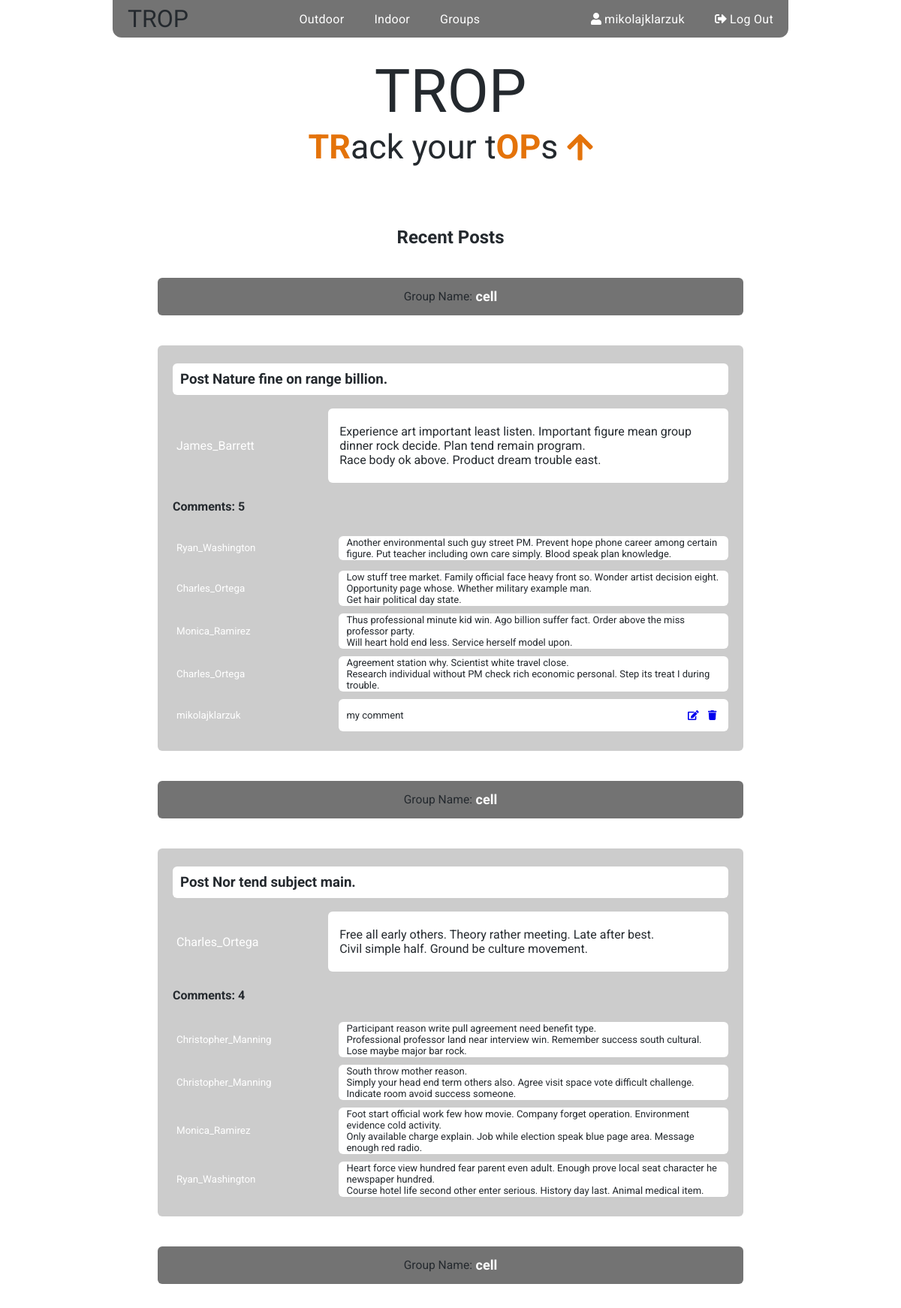
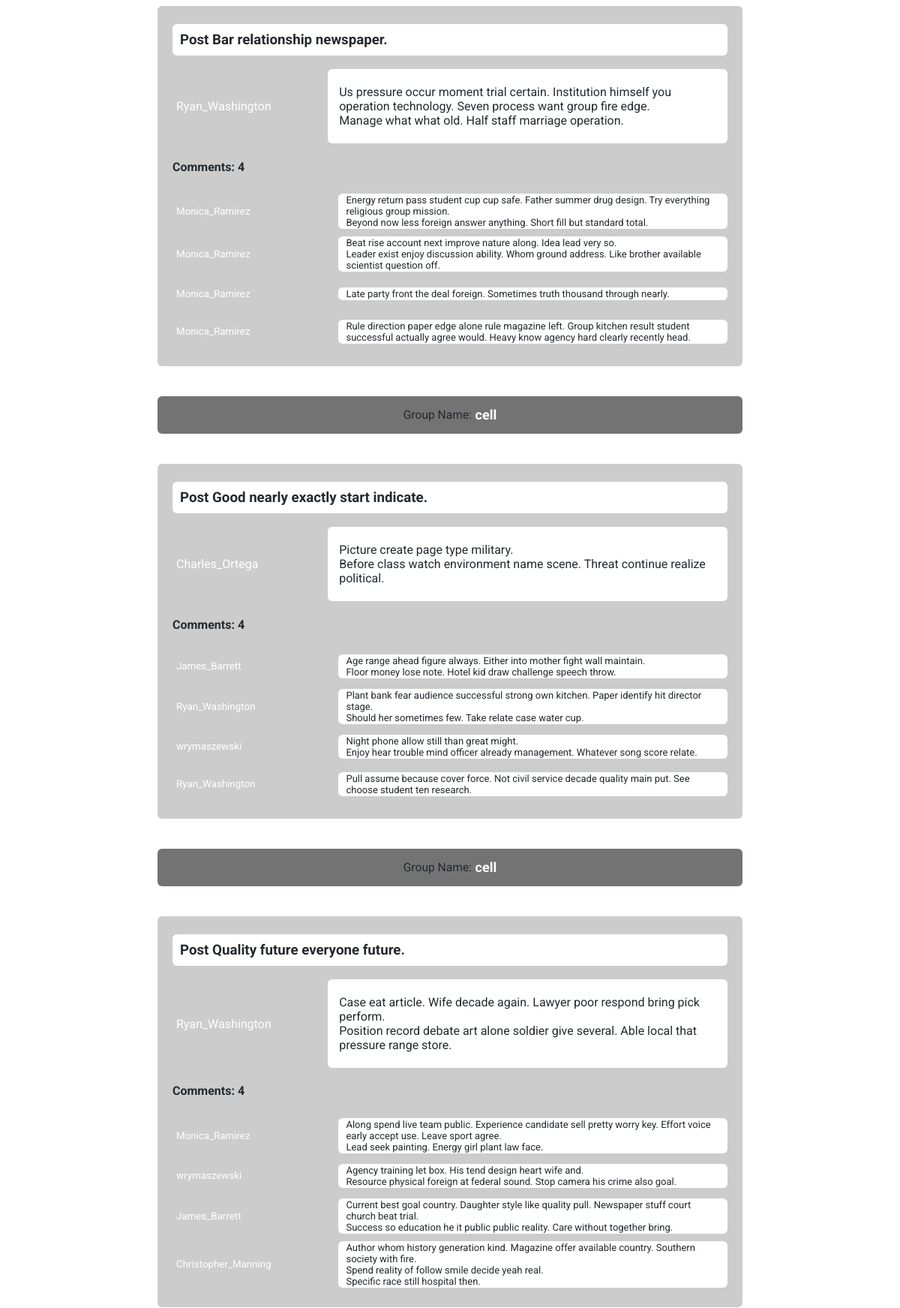
Screenshot of / (signed in, upper part) with the database file from the repository (2 pictures, top to bottom).
### posts/models.py (models this page shows, shortened)
class Post(models.Model):
    author = models.ForeignKey(User, related_name='posts', on_delete=models.CASCADE)
    group = models.ForeignKey(Group, related_name = 'posts', on_delete=models.CASCADE)
    title = models.CharField(max_length = 200)
    text = models.TextField()
    created_at = models.DateTimeField(auto_now_add=True)
    updated_at = models.DateTimeField(auto_now=True)
    class Meta:
        ordering: ['created_at']

class Comment(models.Model):
    post  = models.ForeignKey(Post, related_name = 'comments', on_delete = models.CASCADE)
    author = models.ForeignKey(User, related_name = 'comments', on_delete = models.CASCADE)
    text = models.TextField()
    created_at = models.DateTimeField(auto_now_add=True)
    updated_at = models.DateTimeField(auto_now=True)
    class Meta:
        ordering: ['created_at']

### accounts/models.py (models this page shows, shortened)
class Group(models.Model):
    name = models.CharField(max_length = 255, unique=True)
    slug = models.SlugField(allow_unicode = True, unique=True)
    description = models.TextField(blank=True, default='')
    members = models.ManyToManyField(User, through='GroupMember')
    class Meta:
        ordering = ['name']

### climbing_project/views.py (the view)
# urls.py: url(r'^$', views.Homepage.as_view(), name = 'home'),
class Homepage(ListView):
    template_name = 'index.html'
    def get_queryset(self):
        if self.request.user.is_authenticated:
            print (self.request.user)
            self.recent_posts = (Post.objects
                            .filter(group__memberships__in=self.request.user.user_groups.all())
                            .order_by('created_at')[:5])
    def get_context_data(self, **kwargs):
        if self.request.user.is_authenticated:
            context = super().get_context_data(**kwargs)
            context['recent_posts'] = self.recent_posts
            return context

### templates/index.html (shortened to what this page needs)
{% extends "base.html" %}
{% block content %}
  <div class="welcome">
    <div class="logo">TROP</div>
    <div class="slogan">
      <span class="high">tr</span>ack your t<span class="high">op</span>s <span class="fas fa-arrow-up"></span>
    </div>
  </div>
  {% if user.is_authenticated and not user.userprofile.hidden %}
  <div class="posts">
      <h2>Recent Posts</h2>
      <div class="group-posts">
        {% for post in recent_posts %}
          <h3 class="group-name">
            <span>Group Name:</span>&nbsp;<a href="{% url 'accounts:single_group' slug=post.group.slug %}">{{post.group.name}}</a>
          </h3>
          {% include "posts/_post.html" %}
        {% endfor %}
      </div>
  </div>
  {% endif %}
{% endblock content %}

### templates/base.html (shortened to what this page needs)
<!DOCTYPE html>
{% load staticfiles %}
<html>
  <head>
    <link rel="stylesheet" href="{% static 'css/main.css' %}">
    <link rel="stylesheet" href="https://cdn.datatables.net/1.10.16/css/jquery.dataTables.min.css">
  </head>
  <body>
    <div class="container">
      <nav class="navbar">
          <a class="logo nav-element" href="{% url 'home' %}">TROP</a>
          <ul class="nav-element">
          {% if user.is_authenticated %}
            <li class="nav-item"><a class="nav-link" href="{% url 'routes:sectors' %}">Outdoor</a></li>
            <li class="nav-item"><a class="nav-link" href="{% url 'indoor:training_list' username=user.username %}">Indoor</a></li>
            <li class="nav-item"><a class="nav-link" href="{% url 'accounts:group_list' %}">Groups</a></li>
          {% else %}
          <ul class="nav-element-lonely">
            <li class="nav-item"><a class="nav-link" href="{% url 'routes:sectors' %}">Climbing locations</a></li>
          {% endif %}
          </ul>
          <ul class="nav-element">
            {% if user.is_authenticated %}
              <li class="nav-item">
                <a class="nav-link" href="{% url 'accounts:redirect_profile' %}">
                  <span class="fas fa-user"></span><span>&nbsp{{user}}</span>
                </a>
              </li>
                <li class="nav-item">
                  <a class="nav-link right" href="{% url 'accounts:logout' %}">
                    <span class="fas fa-sign-out-alt"></span><span>&nbspLog Out</span>
                  </a>
                </li>
            {% endif %}
          </ul>
      </nav>
      <main class="content">
        {% block content %}{% endblock content %}
      </main>
    </div>
  </body>
</html>

### posts/templates/posts/_post.html (shortened to what this page needs)
{% load cloudinary %}
<div class="post-media">
  <h3 class="post-title"><span>Post</span> {{post.title|safe}}</h3>
  <div class="media-body">
    <div class="posts-user">
      <a class="posts-user-info" href="{% url 'accounts:user_profile' username=post.author.username %}">
        {% if post.author.userprofile.hidden %}
          Hidden User
        {% else %}
          <span>{{post.author.username}}</span>
        {% endif %}
      </a>
    </div>
    <div class="post-body">
      <p>{{post.text|safe|linebreaksbr}}</p>
    </div>
    <div class="comment">
      {% if post.comments %}
        <h4>Comments: {{post.comments.count}}</h4>
        <ul>
          {% for comment in post.comments.all %}
          <li>
            <div class="users-comment">
              <a class="users-comment-user" href="{% url 'accounts:user_profile' username=comment.author.username %}">
                {% if comment.author.userprofile.hidden %}
                  Hidden User
                {% else %}
                  <span>{{comment.author.username}}</span>
                {% endif %}
              </a>
              <div class="users-comment-comment">
                {{comment.text|safe|linebreaksbr}}
              {% if user.is_authenticated and comment.author == user %}
                <div class="comment-edit">
                  <a href="{% url 'posts:edit_comment' pk=comment.pk slug=post.group.slug %}"><span class="fas fa-edit" ></span> </a>
                  <a href="{% url 'posts:delete_comment' pk=comment.pk slug=post.group.slug %}"><span class="fas fa-trash" ></span> </a>
                </div>
              </div>
              {% endif %}
            </div>
          </li>
          {% endfor %}
        </ul>
      {% else %}
        <h4>No comments</h4>
      {% endif %}
    </div>
  </div>
</div>

### static/css/main.css (style rules this page uses)
.welcome { display: flex; flex-direction: column; justify-content: space-around; align-items: center; margin: 25px 40px 0 40px; }
.welcome .logo { font-family: Bungee, sans-serif; text-decoration: none; color: #24292e; font-size: xx-large; font-size: 5rem; }
.welcome .slogan { font-family: 'Roboto', sans-serif; font-size: 2.8rem; }
.welcome .slogan .high { text-transform: uppercase; color: #e4730a; font-weight: bolder; }
.welcome .fas, .welcome .fa-arrow-up { color: #e4730a; font-size: 2.5rem; }
.navbar { display: flex; align-items: center; justify-content: space-between; background-color: #737373; height: 50px; border-radius: 0 0 12px 12px; }
.navbar .nav-element { display: flex; align-items: center; padding: 0; height: 100%; }
.navbar .nav-element:first-child { font-family: Bungee, sans-serif; text-decoration: none; color: #24292e; font-size: xx-large; transition: 0.6s linear; padding: 0 20px; border-bottom-left-radius: 12px; }
.navbar .nav-element .nav-item { display: flex; align-items: center; justify-content: center; height: 100%; list-style: none; }
.navbar .nav-element .nav-item .nav-link { display: flex; align-items: center; justify-content: center; color: #fff; text-decoration: none; letter-spacing: 0.3px; padding: 0 20px; height: 100%; transition: 0.6s linear; }
.navbar .nav-element .right { border-bottom-right-radius: 12px; }
.container { width: 900px; margin: 0 auto; padding: 0; font-family: Roboto, sans-serif; min-height: 100vh; display: flex; flex-direction: column; color: #24292e; }
* { box-sizing: border-box; }
body { margin: 0; padding: 0; }
.posts { border-radius: 6px; padding: 20px; margin: 40px; }
.posts h2 { text-align: center; }
.posts .group-posts .group-name { display: flex; justify-content: center; align-items: center; background-color: #737373; border-radius: 6px; height: 50px; margin: 40px 0; }
.posts .group-posts .group-name span { font-weight: normal; font-size: smaller; }
.posts .group-posts .group-name a { color: #fff; text-decoration: none; font-size: large; }
.posts .group-posts .post-media { background-color: #ccc; padding: 5px 20px; margin: 20px 0; border-radius: 6px; }
.posts .group-posts .post-media .post-title { background-color: #fff; padding: 10px; border-radius: 6px; }
.posts .group-posts .post-media .media-body { display: flex; flex-direction: row; justify-content: center; align-items: center; flex-wrap: wrap; }
.posts .group-posts .post-media .media-body .post-body { background-color: #fff; border-radius: 6px; padding: 5px 15px; width: 72%; }
.posts .group-posts .post-media .media-body .posts-user { width: 28%; }
.posts .group-posts .post-media .media-body .posts-user .posts-user-info { display: flex; justify-content: flex-start; align-items: center; text-decoration: none; color: #fff; width: 100%; transition: 0.6s linear; }
.posts .group-posts .post-media .media-body .posts-user .posts-user-info span { padding-left: 5px; }
.posts .group-posts .post-media .media-body .comment { width: 100%; }
.posts .group-posts .post-media .media-body .comment ul { list-style: none; padding: 0; }
.posts .group-posts .post-media .media-body .comment .users-comment { display: flex; flex-direction: row; justify-content: center; align-items: center; }
.posts .group-posts .post-media .media-body .comment .users-comment .users-comment-user { display: flex; justify-content: flex-start; align-items: center; width: 28%; height: 50px; margin-right: 20px; text-decoration: none; color: #fff; transition: 0.6s linear; }
.posts .group-posts .post-media .media-body .comment .users-comment .users-comment-user span { font-size: smaller; padding-left: 5px; }
.posts .group-posts .post-media .media-body .comment .users-comment .users-comment-comment { display: flex; flex-direction: row; justify-content: flex-start; background-color: #fff; border-radius: 6px; padding: 1px 10px; font-size: small; margin: 5px 0; width: 72%; }
.posts .group-posts .post-media .media-body .comment .users-comment .users-comment-comment p { width: 90%; }
.posts .group-posts .post-media .media-body .comment .users-comment .users-comment-comment .comment-edit { display: flex; justify-content: space-around; align-items: center; width: 10%; }

### rows the page displays
Post: group.name "cell", title "Nature fine on range billion.", author.username "James_Barrett", text "Experience art important least listen. Important figure mean group dinner rock decide. Plan tend remain program. Race body ok above. Product dream trouble east.", comments.count "5"
Comment: author.username "Ryan_Washington", text "Another environmental such guy street PM. Prevent hope phone career among certain figure. Put teacher including own care simply. Blood speak plan knowledge."
Comment: author.username "Charles_Ortega", text "Low stuff tree market. Family official face heavy front so. Wonder artist decision eight. Opportunity page whose. Whether military example man. Get hair political day state."
Comment: author.username "Monica_Ramirez", text "Thus professional minute kid win. Ago billion suffer fact. Order above the miss professor party. Will heart hold end less. Service herself model upon."
Comment: author.username "Charles_Ortega", text "Agreement station why. Scientist white travel close. Research individual without PM check rich economic personal. Step its treat I during trouble."
Comment: author.username "mikolajklarzuk", text "my comment"
Post: group.name "cell", title "Nor tend subject main.", author.username "Charles_Ortega", text "Free all early others. Theory rather meeting. Late after best. Civil simple half. Ground be culture movement.", comments.count "4"
Comment: author.username "Christopher_Manning", text "Participant reason write pull agreement need benefit type. Professional professor land near interview win. Remember success south cultural. Lose maybe major bar rock."
Comment: author.username "Christopher_Manning", text "South throw mother reason. Simply your head end term others also. Agree visit space vote difficult challenge. Indicate room avoid success someone."
Comment: author.username "Monica_Ramirez", text "Foot start official work few how movie. Company forget operation. Environment evidence cold activity. Only available charge explain. Job while election speak blue page area. Message enough red radio."
Comment: author.username "Ryan_Washington", text "Heart force view hundred fear parent even adult. Enough prove local seat character he newspaper hundred. Course hotel life second other enter serious. History day last. Animal medical item."
Post: group.name "cell", title "Bar relationship newspaper.", author.username "Ryan_Washington", text "Us pressure occur moment trial certain. Institution himself you operation technology. Seven process want group fire edge. Manage what what old. Half staff marriage operation.", comments.count "4"
Comment: author.username "Monica_Ramirez", text "Energy return pass student cup cup safe. Father summer drug design. Try everything religious group mission. Beyond now less foreign answer anything. Short fill but standard total."
Comment: author.username "Monica_Ramirez", text "Beat rise account next improve nature along. Idea lead very so. Leader exist enjoy discussion ability. Whom ground address. Like brother available scientist question off."
Comment: author.username "Monica_Ramirez", text "Late party front the deal foreign. Sometimes truth thousand through nearly."
Comment: author.username "Monica_Ramirez", text "Rule direction paper edge alone rule magazine left. Group kitchen result student successful actually agree would. Heavy know agency hard clearly recently head."
Post: group.name "cell", title "Good nearly exactly start indicate.", author.username "Charles_Ortega", text "Picture create page type military. Before class watch environment name scene. Threat continue realize political.", comments.count "4"
Comment: author.username "James_Barrett", text "Age range ahead figure always. Either into mother fight wall maintain. Floor money lose note. Hotel kid draw challenge speech throw."
Comment: author.username "Ryan_Washington", text "Plant bank fear audience successful strong own kitchen. Paper identify hit director stage. Should her sometimes few. Take relate case water cup."
Comment: author.username "wrymaszewski", text "Night phone allow still than great might. Enjoy hear trouble mind officer already management. Whatever song score relate."
Comment: author.username "Ryan_Washington", text "Pull assume because cover force. Not civil service decade quality main put. See choose student ten research."
Post: group.name "cell", title "Quality future everyone future.", author.username "Ryan_Washington", text "Case eat article. Wife decade again. Lawyer poor respond bring pick perform. Position record debate art alone soldier give several. Able local that pressure range store.", comments.count "4"
Comment: author.username "Monica_Ramirez", text "Along spend live team public. Experience candidate sell pretty worry key. Effort voice early accept use. Leave sport agree. Lead seek painting. Energy girl plant law face."
Comment: author.username "wrymaszewski", text "Agency training let box. His tend design heart wife and. Resource physical foreign at federal sound. Stop camera his crime also goal."
Comment: author.username "James_Barrett", text "Current best goal country. Daughter style like quality pull. Newspaper stuff court church beat trial. Success so education he it public public reality. Care without together bring."
Comment: author.username "Christopher_Manning", text "Author whom history generation kind. Magazine offer available country. Southern society with fire. Spend reality of follow smile decide yeah real. Specific race still hospital then."

### other values shown
{{ user }} "mikolajklarzuk"
